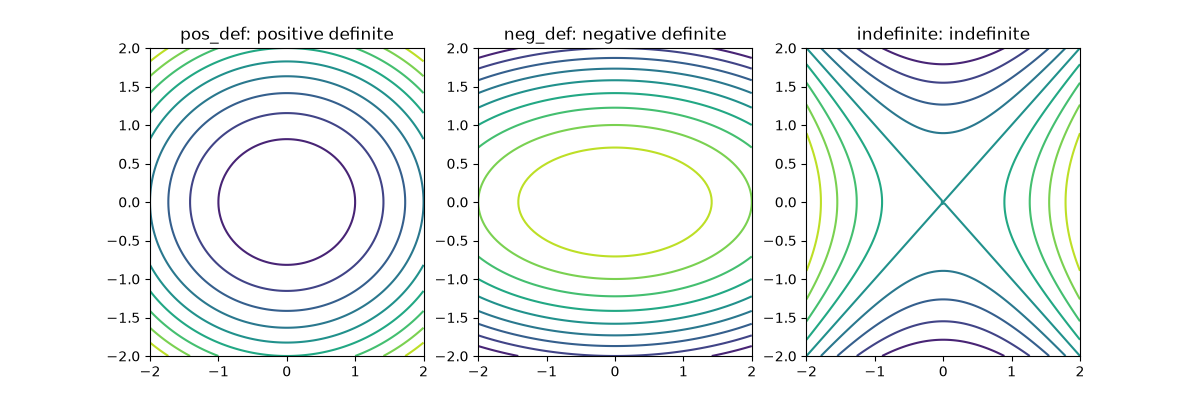

Recreate this plot in Python.
"""
Day 20 code lab — reference solution. Only check this after attempting
starter_code/day20_quadratic_forms.py yourself.
"""

import numpy as np
import matplotlib.pyplot as plt


def classify(A):
    eigvals = np.linalg.eigvalsh(A)
    if np.all(eigvals > 0):
        return "positive definite"
    if np.all(eigvals < 0):
        return "negative definite"
    if np.all(eigvals >= 0):
        return "positive semidefinite"
    if np.all(eigvals <= 0):
        return "negative semidefinite"
    return "indefinite"


if __name__ == "__main__":
    matrices = {
        "pos_def": np.array([[2.0, 0.0], [0.0, 3.0]]),
        "neg_def": np.array([[-1.0, 0.0], [0.0, -4.0]]),
        "indefinite": np.array([[1.0, 0.0], [0.0, -1.0]]),
    }
    expected = {"pos_def": "positive definite", "neg_def": "negative definite", "indefinite": "indefinite"}
    for name, A in matrices.items():
        result = classify(A)
        assert result == expected[name], f"{name}: got {result}, expected {expected[name]}"
    print("All classification checks passed!")

    x = np.linspace(-2, 2, 100)
    y = np.linspace(-2, 2, 100)
    X, Y = np.meshgrid(x, y)
    fig, axes = plt.subplots(1, 3, figsize=(12, 4))
    for ax, (name, A) in zip(axes, matrices.items()):
        Z = A[0, 0] * X**2 + (A[0, 1] + A[1, 0]) * X * Y + A[1, 1] * Y**2
        ax.contour(X, Y, Z, levels=12)
        ax.set_title(f"{name}: {classify(A)}")
    plt.savefig("solutions/day20_quadratic_forms.png")
    print("saved plot")

    # Extension: check every matrix from today's exercises against the
    # by-hand classifications, including the degenerate zero-matrix case.
    exercise_matrices = {
        "Ex1": (np.array([[3.0, 0.0], [0.0, 5.0]]), "positive definite"),
        "Ex2": (np.array([[-2.0, 0.0], [0.0, -7.0]]), "negative definite"),
        "Ex3": (np.array([[1.0, 2.0], [2.0, 1.0]]), "indefinite"),
        "Ex4": (np.array([[4.0, 2.0], [2.0, 1.0]]), "positive semidefinite"),
        "Ex5": (np.array([[0.0, 0.0], [0.0, 0.0]]), "positive semidefinite"),
        "Ex6": (
            np.array([[2.0, 1.0, 0.0], [1.0, 2.0, 0.0], [0.0, 0.0, -3.0]]),
            "indefinite",
        ),
        "Ex8": (np.array([[1.0, 5.0], [5.0, 1.0]]), "indefinite"),
    }
    for name, (A, expected_label) in exercise_matrices.items():
        result = classify(A)
        assert result == expected_label, f"{name}: got {result}, expected {expected_label}"
        print(f"{name}: {result} (eigenvalues {np.linalg.eigvalsh(A)})")
    print("All exercise-matrix classifications match the by-hand answers!")
